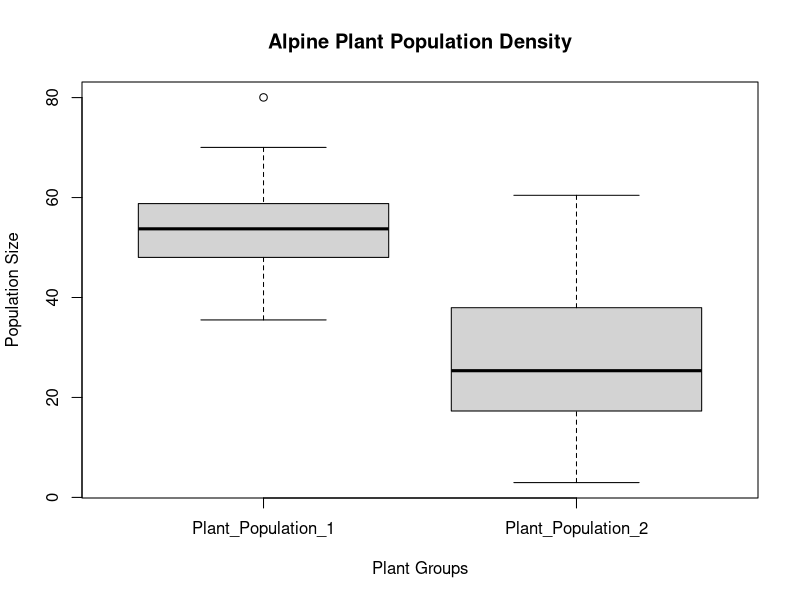
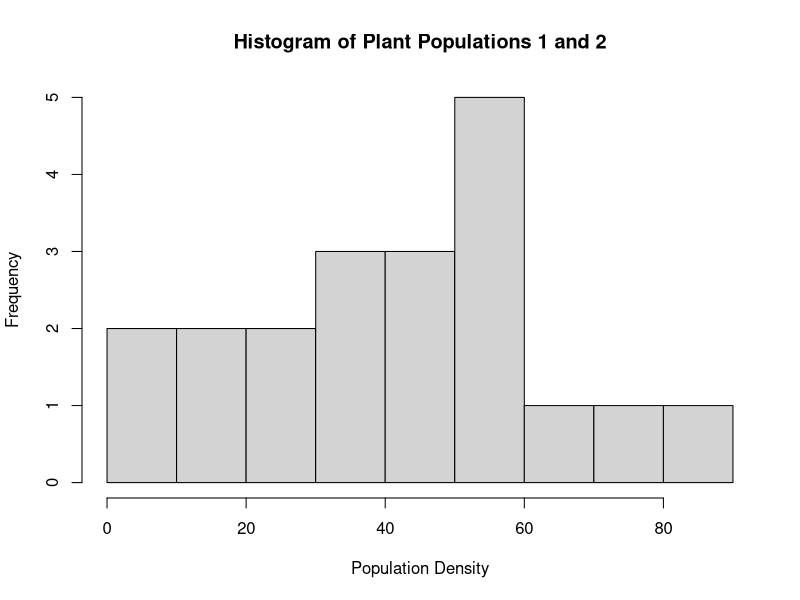

R code for these plots, in order:
## ---- chunk 1
knitr::opts_chunk$set(echo = TRUE)
## ---- chunk 2
plantpopulation1 <- rnorm(n=10, mean = 57, sd = 13)
plantpopulation2 <- rnorm(n=10, mean = 29, sd = 20)
summary(plantpopulation1)
summary(plantpopulation2)
## ---- chunk 3
Plant_Populations <- c(plantpopulation1, plantpopulation2)
Group_Name <- c(rep("Plant_Population_1", length(plantpopulation1)),rep("Plant_Population_2",length(plantpopulation2)))
plant_df <- data.frame(Plant_Populations, Group_Name)
print(plant_df)
## ---- chunk 4
mean(plant_df$Plant_Populations)
sd(plant_df$Plant_Populations)

## ---- chunk 5
boxplot(Plant_Populations~Group_Name,data=plant_df, main="Alpine Plant Population Density",
        xlab="Plant Groups", ylab="Population Size")
## ---- chunk 6
hist(plant_df$Plant_Populations, 
     main = paste("Histogram of Plant Populations 1 and 2"),
     xlab = "Population Density", ylab = "Frequency")
## ---- chunk 7
n_iterations <- 1:10

for (i in n_iterations) {
  plantpopulation1 <- rnorm(n=i, mean = 57, sd = 13)
  plantpopulation2 <- rnorm(n=i, mean = 29, sd = 20)
  Plant_Populations <- c(plantpopulation1, plantpopulation2)
  Group_Name <- c(rep("Plant_Population_1", length(plantpopulation1)),rep("Plant_Population_2",length(plantpopulation2)))
  test_result <- t.test(Plant_Populations~Group_Name, data = plant_df)
  cat("Iteration=",i,"P-value=")
print(test_result$p.value)
}
